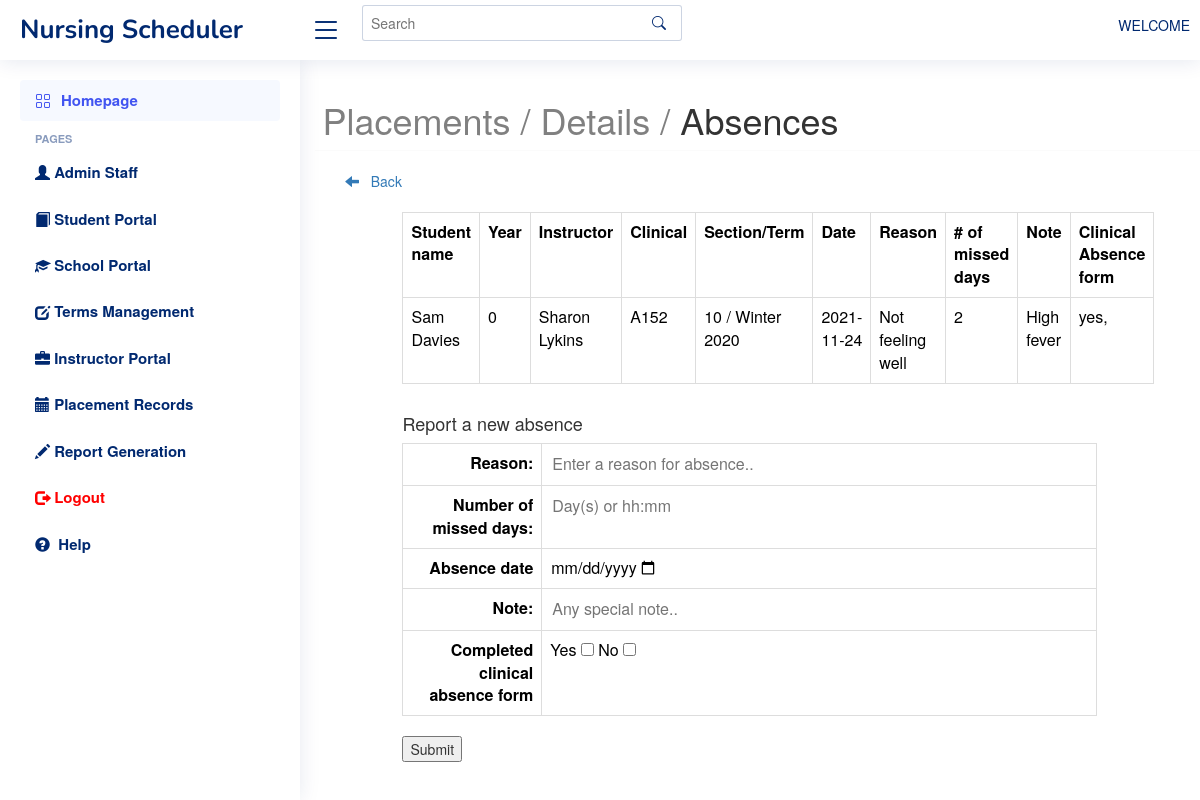
Screenshot of /public/placements/placement_abs.php?id=1216 with the database file from the repository.
### tables this page shows
CREATE TABLE `students` (
  `student_number` bigint(20) UNSIGNED NOT NULL,
  `first_name` varchar(30) NOT NULL,
  `last_name` varchar(30) NOT NULL,
  `middle_name` varchar(30) DEFAULT NULL,
  `uwin_email` varchar(30) NOT NULL,
  `school_id` varchar(191) NOT NULL,
  `home_address` varchar(50) NOT NULL,
  `home_city` varchar(50) NOT NULL,
  `prov_id` bigint(20) UNSIGNED NOT NULL,
  `home_postal_code` varchar(6) NOT NULL,
  `phone1` varchar(15) NOT NULL,
  `phone2` varchar(15) DEFAULT NULL,
  `start_term` varchar(191) NOT NULL,
  `year` int(20) NOT NULL,
  `status` int(11) NOT NULL,
  `comments` varchar(255) NOT NULL,
  `created_at` timestamp NULL DEFAULT NULL,
  `updated_at` timestamp NULL DEFAULT NULL,
  `h_name` varchar(255) NOT NULL,
  `h_department` varchar(255) NOT NULL,
  `h_unit` varchar(255) NOT NULL
);

CREATE TABLE `placements` (
  `placement_id` bigint(20) UNSIGNED NOT NULL,
  `student_number` int(20) NOT NULL,
  `name` varchar(191) NOT NULL,
  `h_name` varchar(255) NOT NULL,
  `h_department` varchar(255) NOT NULL,
  `h_unit` varchar(255) NOT NULL,
  `days` varchar(255) NOT NULL,
  `start_time` varchar(255) NOT NULL,
  `end_time` varchar(255) NOT NULL,
  `instructor` varchar(255) NOT NULL,
  `address` varchar(191) NOT NULL,
  `city` varchar(191) NOT NULL,
  `prov_id` bigint(20) UNSIGNED NOT NULL,
  `postal_code` varchar(191) NOT NULL,
  `phone` varchar(191) NOT NULL,
  `ext` varchar(191) DEFAULT NULL,
  `contact_person` varchar(191) NOT NULL,
  `contact_person_title` varchar(191) NOT NULL,
  `status` int(20) NOT NULL,
  `created_at` timestamp NULL DEFAULT NULL,
  `updated_at` timestamp NULL DEFAULT NULL,
  `comments` varchar(255) NOT NULL
);

CREATE TABLE `students_course_section` (
  `student_number` varchar(255) NOT NULL,
  `class` varchar(255) NOT NULL,
  `section` varchar(255) NOT NULL,
  `term` varchar(255) NOT NULL
);

CREATE TABLE `abscences` (
  `student_number` int(255) NOT NULL,
  `absence_id` bigint(20) UNSIGNED NOT NULL,
  `abscence_date` date NOT NULL,
  `class_number` varchar(191) NOT NULL,
  `reason` varchar(191) NOT NULL,
  `num_days_missed` int(11) NOT NULL,
  `note` text NOT NULL,
  `absence_form_status` varchar(255) NOT NULL,
  `created_at` timestamp NULL DEFAULT NULL,
  `updated_at` timestamp NULL DEFAULT NULL
);

### public/placements/placement_abs.php (the view, shortened to what this page needs)
<?php
include "../../private/header.php";
include "../../private/db.php";
$id = $_GET['id'];
?>
<body>
<main id="main" class="main">
	<div class="row">
		<h1><span style="color:grey">Placements / Details / </span> Absences</h1>
		<hr>
	</div>
	<div class="col-lg-12" style="text-align:left; margin-bottom:20px;" >
	<a href="placements.php" class=""><span class="glyphicon glyphicon-arrow-left"></span> &nbsp Back</a>
     </div>
<div class="row">
	<div class="col-lg-10 offset-lg-1">
	<table class="table table-bordered">
		<tr>
			<th>Student name</th>
			<th>Year</th>
			<th>Instructor</th>
			<th>Clinical</th>
			<th>Section/Term</th>
			<th>Date</th>
			<th>Reason</th>
			<th># of missed days</th>
			<th>Note</th>
			<th>Clinical Absence form</th>
		</tr>
		<tr>
			<td>
				<?php
					$student = "SELECT * FROM students WHERE student_number='$id'";
					$estudent = mysqli_query($conn, $student);
					$rstudent = mysqli_fetch_all($estudent, MYSQLI_ASSOC);
					foreach($rstudent as $rs)
					{
				?>
				<?php echo $rs['first_name']; ?> <?php echo $rs['middle_name']; ?> <?php echo $rs['last_name'];?>
 			</td>
			<td> <?php echo $rs['year']; ?></td>
			<?php } ?>
			<td>
			<?php
				$placement = "SELECT * FROM placements WHERE student_number='$id'";
				$eplacement = mysqli_query($conn, $placement);
				$rplacement = mysqli_fetch_all($eplacement, MYSQLI_ASSOC);
				foreach($rplacement as $rp)
				{
			?>
				<?php echo $rp['instructor']; ?>
			</td>
				<?php } ?>
			<td>
				<?php
					$scs = "SELECT * FROM students_course_section WHERE student_number ='$id'";
					$escs = mysqli_query($conn, $scs);
					$rscs = mysqli_fetch_all($escs, MYSQLI_ASSOC);
					foreach($rscs as $rs)
					{
				?>
				<?php echo $rs['class']; ?>
			</td>
			<td> <?php echo $rs['section']; ?> /
			<?php
				$num = $rs['student_number'];
				$st = "SELECT * FROM students WHERE student_number='$num'";
				$est = mysqli_query($conn, $st);
				$rest = mysqli_fetch_all($est, MYSQLI_ASSOC);
				foreach($rest as $re)
				{
			?>
			<?php echo $re['start_term']; ?>
				<?php } ?>
			</td>
					<?php } ?>
			<td>
				<?php
					$details = "SELECT * FROM abscences WHERE student_number =' $id'";
					$edetails = mysqli_query($conn, $details);
					foreach($edetails as $rd)
					{
				?>
				<?php echo $rd['abscence_date']; ?>
			</td>
			<td><?php echo $rd['reason']; ?></td>
			<td><?php echo $rd['num_days_missed']; ?></td>
			<td><?php echo $rd['note']; ?></td>
			<td><?php echo $rd['absence_form_status']; ?></td>
			<?php
					}
				?>
		</tr>
		</table>
	</div>
</div>
<div class="row">
	<div class="col-lg-10 offset-lg-1">
		<h4>Report a new absence</h4>
		<form action="placement_abs_enter.php?id=<?php echo $id;?>" method="post">
		<table class="table table-bordered">
			<tr>
				<th style="width:20%; text-align:right;" >Reason:</th>
				<td><input style="width:80%; border-style:hidden;" required name="reason" type="text" placeholder="Enter a reason for absence.." ></td>
			</tr>
			<tr>
				<th style="width:20%; text-align:right;" >Number of missed days:</th>
				<td><input style="width:80%; border-style:hidden;" required name ="days" type="text" placeholder="Day(s) or hh:mm"></td>
			</tr>
			<tr>
				<th style="width:20%; text-align:right;" >Absence date</th>
				<td><input style="width:20%; border-style:hidden;"  required name="abdate" type="date"></td>
			</tr>
			<tr>
				<th style="width:20%; text-align:right;" >Note:</th>
				<td><input style="width:80%; border-style:hidden;" required name="note" type="text" placeholder="Any special note.."></td>
			</tr>
			<tr>
				<th style="width:20%; text-align:right;" >Completed clinical absence form</th>
				<td>Yes <input type="checkbox" name="con[]" value="yes"> No <input type="checkbox" name="con[]" value="no"></td>
			</tr>
		</table>
		<input type="submit" value="Submit">
		</form>
	</div>
</div>
</main>
</body>

### public/placements/assets/css/style.css (style rules this page uses)
:root { scroll-behavior: smooth; }
body { font-family: "Open Sans", sans-serif; background: #f6f9ff; color: #444444; }
a { color: #4154f1; text-decoration: none; }
h1, h2, h3, h4, h5, h6 { font-family: "Nunito", sans-serif; }
#main { margin-top: 60px; padding: 20px 30px; transition: all 0.3s; }
@media (min-width: 1200px) { #main, #footer { margin-left: 300px; } }

### rows the page displays
students: first_name "Sam", last_name "Davies", year "0", start_term "Winter 2020"
placements: instructor "Sharon Lykins"
students_course_section: class "A152", section "10"
abscences: abscence_date "2021-11-24", reason "Not feeling well", num_days_missed "2", note "High fever", absence_form_status "yes,"
